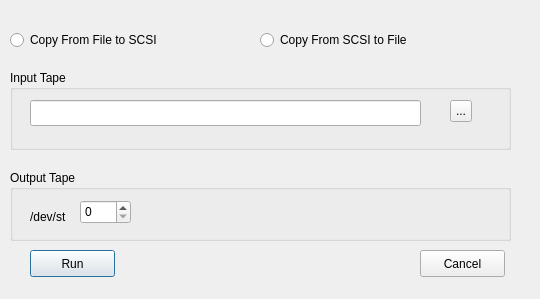
<?xml version="1.0" encoding="UTF-8"?>
<ui version="4.0">
 <class>TapeCopyClass</class>
 <widget class="QDialog" name="TapeCopyClass">
  <property name="geometry">
   <rect>
    <x>0</x>
    <y>0</y>
    <width>540</width>
    <height>299</height>
   </rect>
  </property>
  <property name="windowTitle">
   <string>HetMap</string>
  </property>
  <widget class="QGroupBox" name="FileBox">
   <property name="geometry">
    <rect>
     <x>10</x>
     <y>70</y>
     <width>501</width>
     <height>80</height>
    </rect>
   </property>
   <property name="title">
    <string>Input Tape</string>
   </property>
   <widget class="QLineEdit" name="filename">
    <property name="geometry">
     <rect>
      <x>20</x>
      <y>30</y>
      <width>391</width>
      <height>26</height>
     </rect>
    </property>
   </widget>
   <widget class="QToolButton" name="browseFileButton">
    <property name="geometry">
     <rect>
      <x>440</x>
      <y>30</y>
      <width>22</width>
      <height>22</height>
     </rect>
    </property>
    <property name="text">
     <string>...</string>
    </property>
   </widget>
  </widget>
  <widget class="QGroupBox" name="ScsiBox">
   <property name="geometry">
    <rect>
     <x>10</x>
     <y>170</y>
     <width>501</width>
     <height>71</height>
    </rect>
   </property>
   <property name="title">
    <string>Output Tape</string>
   </property>
   <widget class="QSpinBox" name="spinBox">
    <property name="geometry">
     <rect>
      <x>70</x>
      <y>30</y>
      <width>51</width>
      <height>24</height>
     </rect>
    </property>
    <property name="maximum">
     <number>9</number>
    </property>
   </widget>
   <widget class="QLabel" name="label">
    <property name="geometry">
     <rect>
      <x>20</x>
      <y>40</y>
      <width>52</width>
      <height>14</height>
     </rect>
    </property>
    <property name="text">
     <string>/dev/st</string>
    </property>
   </widget>
  </widget>
  <widget class="QRadioButton" name="fileToScsiRadio">
   <property name="geometry">
    <rect>
     <x>10</x>
     <y>30</y>
     <width>211</width>
     <height>20</height>
    </rect>
   </property>
   <property name="text">
    <string>Copy From File to SCSI</string>
   </property>
  </widget>
  <widget class="QRadioButton" name="scsiToFileRadio">
   <property name="geometry">
    <rect>
     <x>260</x>
     <y>30</y>
     <width>211</width>
     <height>20</height>
    </rect>
   </property>
   <property name="text">
    <string>Copy From SCSI to File</string>
   </property>
  </widget>
  <widget class="QPushButton" name="runButton">
   <property name="geometry">
    <rect>
     <x>30</x>
     <y>250</y>
     <width>85</width>
     <height>27</height>
    </rect>
   </property>
   <property name="text">
    <string>Run</string>
   </property>
  </widget>
  <widget class="QPushButton" name="cancelButton">
   <property name="geometry">
    <rect>
     <x>420</x>
     <y>250</y>
     <width>85</width>
     <height>27</height>
    </rect>
   </property>
   <property name="text">
    <string>Cancel</string>
   </property>
  </widget>
 </widget>
 <layoutdefault spacing="6" margin="11"/>
 <resources/>
 <connections/>
</ui>
